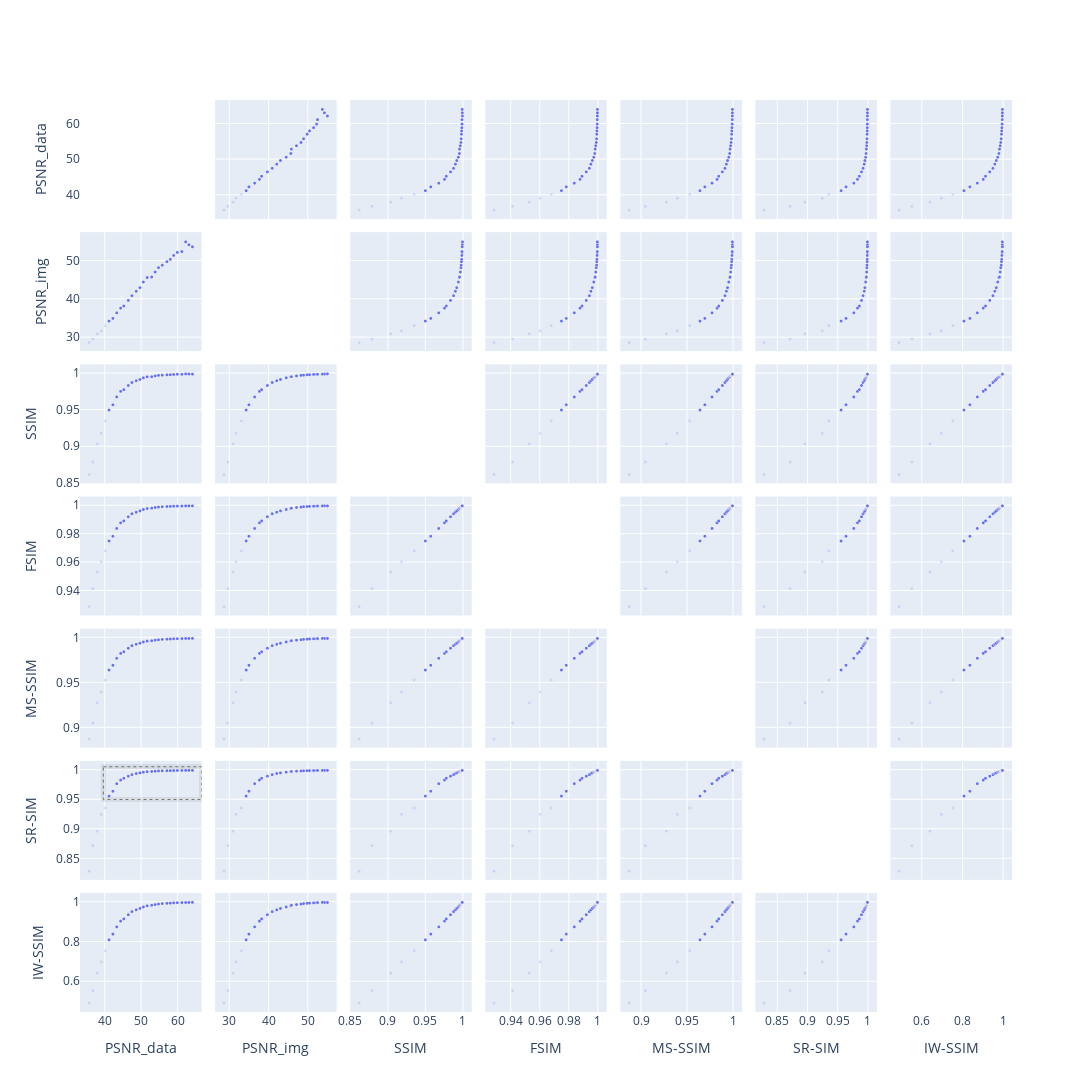

Notebook code cell kept with this figure:
### Code cell
fig = go.Figure(data=go.Splom(
                  dimensions=[dict(label='PSNR_data', values=df_filtered_psnr['PSNR_data']),
                              dict(label='PSNR_img', values=df_filtered_psnr['PSNR_img']),
                              dict(label='SSIM', values=df_filtered_psnr['SSIM']),
                              dict(label='FSIM', values=df_filtered_psnr['FSIM']),
                              dict(label='MS-SSIM', values=df_filtered_psnr['MS-SSIM']),
                              dict(label='SR-SIM', values=df_filtered_psnr['SR-SIM']),
                              dict(label='IW-SSIM', values=df_filtered_psnr['IW-SSIM'])],
                  marker=dict(size=3,
                              colorscale='Bluered',
                              line=dict(width=0.5, color='rgb(230,230,230)')),
                  diagonal=dict(visible=False)))

fig.update_layout(dragmode='select',
                  width=1100,
                  height=1100,
                  hovermode='closest')

fig.show()

### Figure 1 — Plotly figure (JSON) as saved in the notebook; plotly's stock layout.template omitted (floating-point values rounded to 4 significant figures)
{"data": [{"diagonal": {"visible": false}, "dimensions": [{"label": "PSNR_data", "values": [35.72, 36.78, 37.95, 39.07, 40.15, 41.2, 42.26, 43.31, 44.37, 45.25, 46.48, 47.48, 48.66, 49.68, 50.62, 51.66, 52.9, 53.84, 54.77, 55.81, 57.09, 58.01, 58.93, 59.94, 61.19, 62.22, 63.12, 64.08]}, {"label": "PSNR_img", "values": [28.69, 29.63, 30.98, 31.78, 33.12, 34.32, 35.03, 36.48, 37.71, 38.26, 39.73, 40.96, 42.13, 43.08, 44.54, 45.73, 45.86, 47.16, 48.31, 48.96, 49.87, 50.48, 51.51, 52.3, 52.52, 55.05, 54.28, 53.76]}, {"label": "SSIM", "values": [0.8617, 0.8789, 0.9038, 0.9183, 0.9353, 0.9501, 0.9573, 0.968, 0.9757, 0.978, 0.9837, 0.9878, 0.9902, 0.992, 0.9942, 0.9956, 0.9957, 0.9968, 0.9976, 0.9979, 0.9983, 0.9985, 0.9988, 0.9991, 0.999, 0.9996, 0.9994, 0.9993]}, {"label": "FSIM", "values": [0.9287, 0.9414, 0.953, 0.9604, 0.9681, 0.9751, 0.9784, 0.9839, 0.9879, 0.9892, 0.9922, 0.9943, 0.9954, 0.9963, 0.9973, 0.998, 0.9983, 0.9987, 0.999, 0.9993, 0.9994, 0.9995, 0.9996, 0.9997, 0.9998, 0.9999, 0.9999, 0.9999]}, {"label": "MS-SSIM", "values": [0.8874, 0.9051, 0.9279, 0.9398, 0.9532, 0.9644, 0.9697, 0.9775, 0.9829, 0.9848, 0.9887, 0.9916, 0.9931, 0.9943, 0.9957, 0.9967, 0.9971, 0.9977, 0.9982, 0.9986, 0.9988, 0.999, 0.9992, 0.9994, 0.9995, 0.9996, 0.9996, 0.9997]}, {"label": "SR-SIM", "values": [0.8287, 0.8719, 0.8965, 0.9251, 0.936, 0.9562, 0.9644, 0.9773, 0.9834, 0.9864, 0.99, 0.9926, 0.9945, 0.9956, 0.9968, 0.9977, 0.998, 0.9985, 0.9989, 0.9991, 0.9993, 0.9995, 0.9996, 0.9997, 0.9997, 0.9998, 0.9998, 0.9998]}, {"label": "IW-SSIM", "values": [0.4905, 0.5531, 0.6418, 0.6985, 0.7548, 0.8097, 0.8389, 0.8753, 0.9045, 0.9155, 0.9365, 0.9523, 0.9613, 0.9684, 0.9758, 0.9815, 0.9845, 0.9878, 0.9905, 0.9928, 0.994, 0.9952, 0.9963, 0.9972, 0.9977, 0.9982, 0.9985, 0.9988]}], "marker": {"colorscale": [[0, "rgb(0,0,255)"], [1, "rgb(255,0,0)"]], "line": {"color": "rgb(230,230,230)", "width": 0.5}, "size": 3}, "selectedpoints": [5, 6, 7, 8, 9, 10, 11, 12, 13, 14, 15, 16, 17, 18, 19, 20, 21, 22, 23, 24, 25, 26, 27], "type": "splom"}], "layout": {"dragmode": "select", "height": 1100, "hovermode": "closest", "selections": [{"line": {"dash": "dot", "width": 1}, "type": "rect", "x0": 39.63, "x1": 66.56, "xref": "x", "y0": 1.005, "y1": 0.9496, "yref": "y6"}], "width": 1100, "xaxis": {"autorange": true, "range": [33.24, 66.56], "type": "linear"}, "xaxis2": {"autorange": true, "range": [26.39, 57.36], "type": "linear"}, "xaxis3": {"autorange": true, "range": [0.8497, 1.012], "type": "linear"}, "xaxis4": {"autorange": true, "range": [0.9225, 1.006], "type": "linear"}, "xaxis5": {"autorange": true, "range": [0.8775, 1.009], "type": "linear"}, "xaxis6": {"autorange": true, "range": [0.8137, 1.015], "type": "linear"}, "xaxis7": {"autorange": true, "range": [0.446, 1.043], "type": "linear"}, "yaxis": {"autorange": true, "range": [33.22, 66.58], "type": "linear"}, "yaxis2": {"autorange": true, "range": [26.37, 57.37], "type": "linear"}, "yaxis3": {"autorange": true, "range": [0.8496, 1.012], "type": "linear"}, "yaxis4": {"autorange": true, "range": [0.9224, 1.006], "type": "linear"}, "yaxis5": {"autorange": true, "range": [0.8774, 1.01], "type": "linear"}, "yaxis6": {"autorange": true, "range": [0.8136, 1.015], "type": "linear"}, "yaxis7": {"autorange": true, "range": [0.4456, 1.044], "type": "linear"}}}
